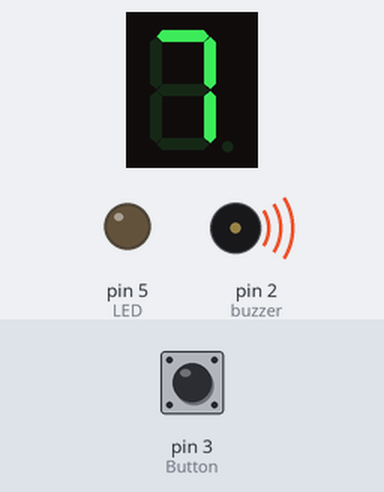
Simulated run of this sketch. Board: Arduino Uno, built with avr-gcc and run on an emulated ATmega328P. Shown: 1-digit seven-segment display, output pins drawn as LEDs (lit = HIGH), buzzer (waves = sounding). Wiring (inferred from the names in the program): 1-digit 7-segment display, segments lit when LOW: segments pin 11, pin 10, pin 7, pin 8, pin 9, pin 12, pin 13. The test bench sets the inputs (shaded band); at power-on: pin 3 (Button) HIGH. The segment pins are drawn as the display they are named for; pins used as bus, display or sensor lines are not drawn.

Above: at 2.6 s.
2.7 s: pin 3 (Button) pulled LOW for 0.15 s
At 4.9 s:
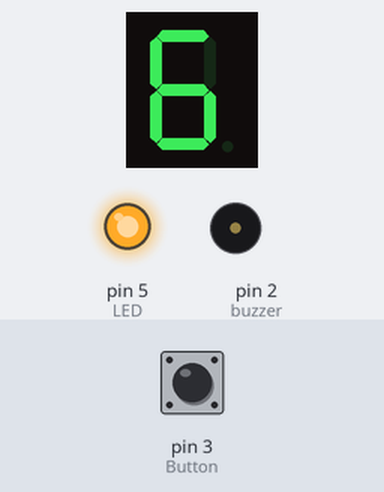
5.8 s: pin 3 (Button) pulled LOW for 1 s
At 6.4 s:
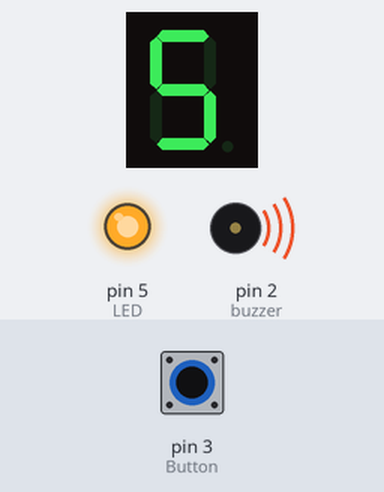
9.8 s: pin 3 (Button) pulled LOW for 3.2 s
At 10.4 s:
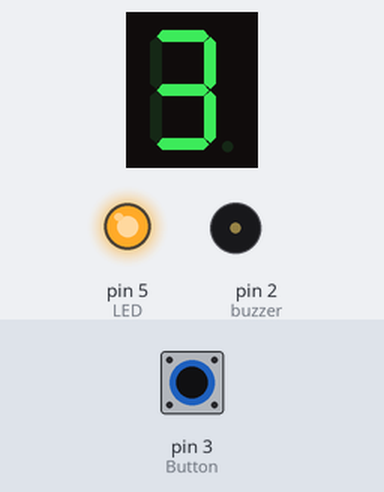
Timing chart, 0 to 12.8 s (numbered marks = the images above; inputs shaded):
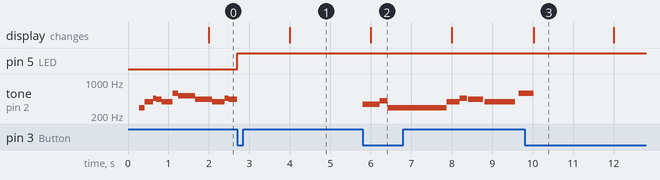

The sketch:

ex2.ino
```cpp
/*
  Hedwig's theme - Harry Potter
  Connect a piezo buzzer or speaker to pin 11 or select a new pin.
  More songs available at https://github.com/robsoncouto/arduino-songs

                                              Robson Couto, 2019
*/

#define NOTE_B0  31
#define NOTE_C1  33
#define NOTE_CS1 35
#define NOTE_D1  37
#define NOTE_DS1 39
#define NOTE_E1  41
#define NOTE_F1  44
#define NOTE_FS1 46
#define NOTE_G1  49
#define NOTE_GS1 52
#define NOTE_A1  55
#define NOTE_AS1 58
#define NOTE_B1  62
#define NOTE_C2  65
#define NOTE_CS2 69
#define NOTE_D2  73
#define NOTE_DS2 78
#define NOTE_E2  82
#define NOTE_F2  87
#define NOTE_FS2 93
#define NOTE_G2  98
#define NOTE_GS2 104
#define NOTE_A2  110
#define NOTE_AS2 117
#define NOTE_B2  123
#define NOTE_C3  131
#define NOTE_CS3 139
#define NOTE_D3  147
#define NOTE_DS3 156
#define NOTE_E3  165
#define NOTE_F3  175
#define NOTE_FS3 185
#define NOTE_G3  196
#define NOTE_GS3 208
#define NOTE_A3  220
#define NOTE_AS3 233
#define NOTE_B3  247
#define NOTE_C4  262
#define NOTE_CS4 277
#define NOTE_D4  294
#define NOTE_DS4 311
#define NOTE_E4  330
#define NOTE_F4  349
#define NOTE_FS4 370
#define NOTE_G4  392
#define NOTE_GS4 415
#define NOTE_A4  440
#define NOTE_AS4 466
#define NOTE_B4  494
#define NOTE_C5  523
#define NOTE_CS5 554
#define NOTE_D5  587
#define NOTE_DS5 622
#define NOTE_E5  659
#define NOTE_F5  698
#define NOTE_FS5 740
#define NOTE_G5  784
#define NOTE_GS5 831
#define NOTE_A5  880
#define NOTE_AS5 932
#define NOTE_B5  988
#define NOTE_C6  1047
#define NOTE_CS6 1109
#define NOTE_D6  1175
#define NOTE_DS6 1245
#define NOTE_E6  1319
#define NOTE_F6  1397
#define NOTE_FS6 1480
#define NOTE_G6  1568
#define NOTE_GS6 1661
#define NOTE_A6  1760
#define NOTE_AS6 1865
#define NOTE_B6  1976
#define NOTE_C7  2093
#define NOTE_CS7 2217
#define NOTE_D7  2349
#define NOTE_DS7 2489
#define NOTE_E7  2637
#define NOTE_F7  2794
#define NOTE_FS7 2960
#define NOTE_G7  3136
#define NOTE_GS7 3322
#define NOTE_A7  3520
#define NOTE_AS7 3729
#define NOTE_B7  3951
#define NOTE_C8  4186
#define NOTE_CS8 4435
#define NOTE_D8  4699
#define NOTE_DS8 4978
#define REST 0
unsigned const int a = 11;
unsigned const int b = 10;
unsigned const int c = 7;
unsigned const int d = 8;
unsigned const int e = 9;
unsigned const int f = 12;
unsigned const int g = 13;
unsigned const int dp = 6;
unsigned const int Button = 3;
unsigned const int LED = 5;
int thisNote = 0;
int isPlaying = 1;
int i = 9;

void isr_btn() {
  isPlaying = 1 - isPlaying;

  digitalWrite(LED, HIGH);
}

// change this to make the song slower or faster
int tempo = 144;

// change this to whichever pin you want to use
int buzzer = 2;

// notes of the moledy followed by the duration.
// a 4 means a quarter note, 8 an eighteenth , 16 sixteenth, so on
// !!negative numbers are used to represent dotted notes,
// so -4 means a dotted quarter note, that is, a quarter plus an eighteenth!!
int melody[] = {


  // Hedwig's theme fromn the Harry Potter Movies
  // Socre from https://musescore.com/user/3811306/scores/4906610

  REST, 2, NOTE_D4, 4,
  NOTE_G4, -4, NOTE_AS4, 8, NOTE_A4, 4,
  NOTE_G4, 2, NOTE_D5, 4,
  NOTE_C5, -2,
  NOTE_A4, -2,
  NOTE_G4, -4, NOTE_AS4, 8, NOTE_A4, 4,
  NOTE_F4, 2, NOTE_GS4, 4,
  NOTE_D4, -1,
  NOTE_D4, 4,

  NOTE_G4, -4, NOTE_AS4, 8, NOTE_A4, 4, //10
  NOTE_G4, 2, NOTE_D5, 4,
  NOTE_F5, 2, NOTE_E5, 4,
  NOTE_DS5, 2, NOTE_B4, 4,
  NOTE_DS5, -4, NOTE_D5, 8, NOTE_CS5, 4,
  NOTE_CS4, 2, NOTE_B4, 4,
  NOTE_G4, -1,
  NOTE_AS4, 4,

  NOTE_D5, 2, NOTE_AS4, 4,//18
  NOTE_D5, 2, NOTE_AS4, 4,
  NOTE_DS5, 2, NOTE_D5, 4,
  NOTE_CS5, 2, NOTE_A4, 4,
  NOTE_AS4, -4, NOTE_D5, 8, NOTE_CS5, 4,
  NOTE_CS4, 2, NOTE_D4, 4,
  NOTE_D5, -1,
  REST,4, NOTE_AS4,4,

  NOTE_D5, 2, NOTE_AS4, 4,//26
  NOTE_D5, 2, NOTE_AS4, 4,
  NOTE_F5, 2, NOTE_E5, 4,
  NOTE_DS5, 2, NOTE_B4, 4,
  NOTE_DS5, -4, NOTE_D5, 8, NOTE_CS5, 4,
  NOTE_CS4, 2, NOTE_AS4, 4,
  NOTE_G4, -1,

};

// sizeof gives the number of bytes, each int value is composed of two bytes (16 bits)
// there are two values per note (pitch and duration), so for each note there are four bytes
int notes = sizeof(melody) / sizeof(melody[0]) / 2;

// this calculates the duration of a whole note in ms (60s/tempo)*4 beats
int wholenote = (60000 * 4) / tempo;

int divider = 0, noteDuration = 0;

void setup() {
  pinMode(Button, INPUT_PULLUP);

  pinMode(LED, OUTPUT);
  digitalWrite(LED, LOW);
  pinMode(a, OUTPUT);  //A
  pinMode(b, OUTPUT);  //B
  pinMode(c, OUTPUT);  //C
  pinMode(d, OUTPUT);  //D
  pinMode(e, OUTPUT);  //E
  pinMode(f, OUTPUT);  //F
  pinMode(g, OUTPUT);  //G
  cli();

  TCCR1A = 0;
  TCCR1B = 0;
  TCNT1  = 0;

  OCR1A = 31249;            // compare match register 16MHz/256/2Hz-1
  TCCR1B |= (1 << WGM12);   // CTC mode
  TCCR1B |= (1 << CS12) | (1 << CS10);    // 256 prescaler
  TIMSK1 |= (1 << OCIE1A);  // enable timer compare interrupt
  sei();
  attachInterrupt(digitalPinToInterrupt(Button), isr_btn, FALLING);
}

void turnOff()
{
  digitalWrite(a, HIGH);
  digitalWrite(b, HIGH);
  digitalWrite(c, HIGH);
  digitalWrite(d, HIGH);
  digitalWrite(e, HIGH);
  digitalWrite(f, HIGH);
  digitalWrite(g, HIGH);
}

void displayDigit(int digit)
{
  if (digit != 0 && digit != 1 && digit != 7)
    digitalWrite(g, LOW);

  //Conditions for displaying segment a
  if (digit != 1 && digit != 4)
    digitalWrite(a, LOW);

  //Conditions for displaying segment b
  if (digit != 5 && digit != 6)
    digitalWrite(b, LOW);

  //Conditions for displaying segment c
  if (digit != 2)
    digitalWrite(c, LOW);

  //Conditions for displaying segment d
  if (digit != 1 && digit != 4 && digit != 7)
    digitalWrite(d, LOW);

  //Conditions for displaying segment e
  if (digit == 2 || digit == 6 || digit == 8 || digit == 0)
    digitalWrite(e, LOW);

  //Conditions for displaying segment f
  if (digit != 1 && digit != 2 && digit != 3 && digit != 7)
    digitalWrite(f, LOW);
}


ISR(TIMER1_COMPA_vect) {
  turnOff();
  i--;
  displayDigit(i);
  if (i == 0) {
    i = 9;
  }
}


void loop() {
    // iterate over the notes of the melody.
  // Remember, the array is twice the number of notes (notes + durations)
  if (isPlaying == 0)
    return;

  if (thisNote >= notes * 2)
    thisNote = 0;

  for (; thisNote < notes * 2; thisNote = thisNote + 2) {
    if (isPlaying == 0)
      return;
    // calculates the duration of each note
    divider = melody[thisNote + 1];
    if (divider > 0) {
      // regular note, just proceed
      noteDuration = (wholenote) / divider;
    } else if (divider < 0) {
      // dotted notes are represented with negative durations!!
      noteDuration = (wholenote) / abs(divider);
      noteDuration *= 1.5; // increases the duration in half for dotted notes
    }

    // we only play the note for 90% of the duration, leaving 10% as a pause
    tone(buzzer, melody[thisNote], noteDuration*0.9);

    // Wait for the specief duration before playing the next note.
    delay(noteDuration / ((i + 1) / 3));

    // stop the waveform generation before the next note.
    noTone(buzzer);
  }
}
```

Measured:
- after the input at 2.7 s, pin 5 (LED): LOW → HIGH at once
- after the input at 5.8 s, tone on pin 2 (buzzer): plays 349 Hz for 0.42 s, 415 Hz for 0.21 s, 294 Hz for 1.5 s, 392 Hz for 0.31 s, 466 Hz for 0.19 s, 440 Hz for 0.37 s … (8 notes in this stretch), starting at once
- after the input at 9.8 s, tone on pin 2 (buzzer): goes on until 10.0 s, then stays silent
- what the display in image 3 shows lasts 2.0 s, from 10.0 s to 12.0 s
